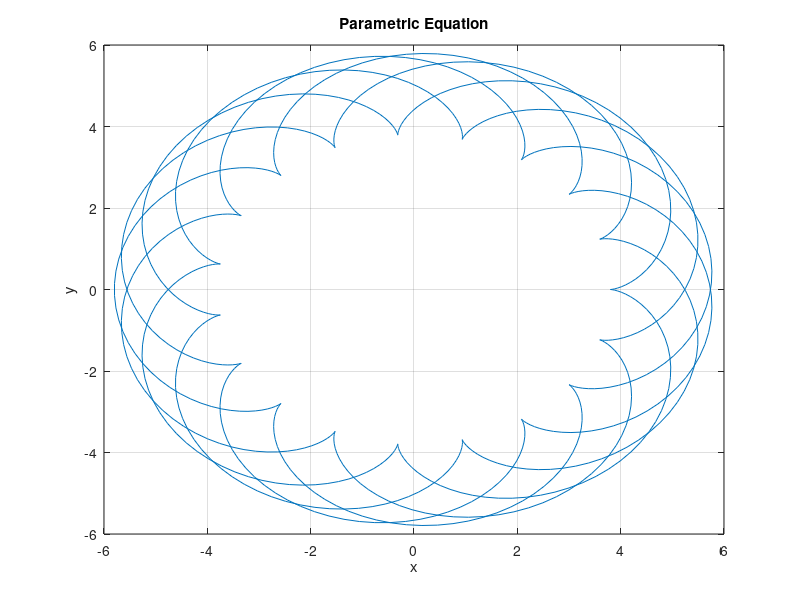

Write MATLAB code to recreate this figure.
% parametric equation
% x(t) = (R+r)*cos(t) - r*cos(((R/r)+1)*t)
% y(t) = (R+r)*sin(t) - r*sin(((R/r)+1)*t)
% where t is in [0, 10pi]
% R=3.8, r=1

R=3.8;
r=1;

t = linspace(0, 10*pi, 1000);
x = (R+r)*cos(t) - r*cos(((R/r)+1)*t);
y = (R+r)*sin(t) - r*sin(((R/r)+1)*t);

plot(x, y);
title('Parametric Equation');
xlabel('x');
ylabel('y');
grid on;
